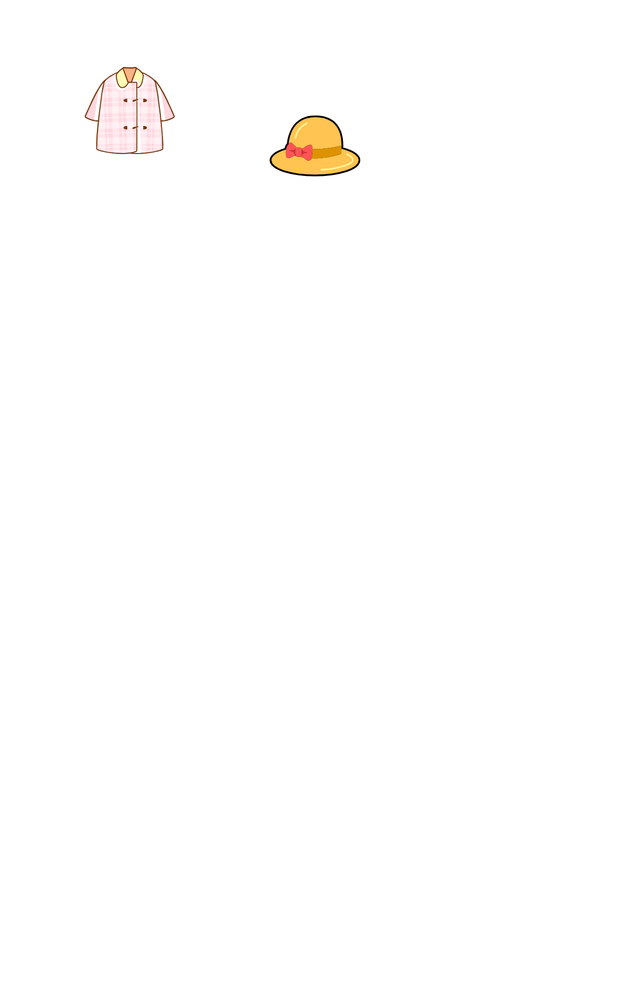
#> input picture train/test.png, 629 x 1000 px, shrunk from 1212 x 1928 before the run, found by its file name
$ python train_test.py
#> lines starting #> are read from the running program, lines starting #| are printed output that depends on the picture; after the words box and inside, x2 and y2 are one past the last pixel; in counts of white or black regions, pixels touching at a corner belong together
import cv2
import time
from functools  import wraps

from PIL import Image

def timefn(fn):
    @wraps(fn)
    def get_diff_time(*args,**kwargs):
        t1 = time.time()
        result = fn(*args,**kwargs)
        t2 = time.time()
        print(f'@timefn: {fn.__name__} took {t2 - t1: .5f} s')
        return result

    return get_diff_time

@timefn
def get_test():
    image = cv2.imread(r'E:\GitHub\Dnfpy\train\test.png')
#> image is the input picture: shape (1000, 629, 3); mean B, G, R 253.5, 254.1, 254.7
    faceCascade = cv2.CascadeClassifier(r'E:\GitHub\Dnfpy\train\s1\cascade.xml')

    gray = cv2.cvtColor(image, cv2.COLOR_BGR2GRAY)
    faces = faceCascade.detectMultiScale(gray, scaleFactor = 1.15, minNeighbors = 10,minSize =(30,30))
#> faces = [[83, 66, 63, 63]]

    print(faces)
#| [[83 66 63 63]]
    print("find{0}".format(len(faces)))
#| find1

    for (x,y,w,h) in faces:
        cv2.rectangle(image, (x,y), (x+w,y+w), (0,255,0), 2)
#> this loop made 1 pass
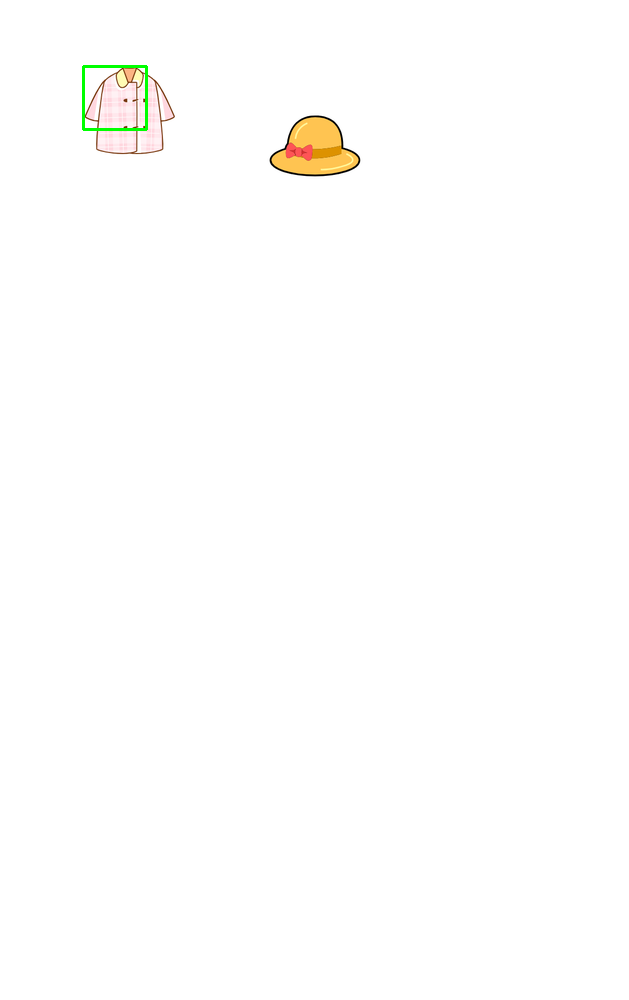
#> image: shape (1000, 629, 3); 0.12% of pixels changed, all inside (x1, y1, x2, y2) = (82, 65, 148, 131)
    cv2.imshow('dect',image)
    cv2.waitKey(0)
    cv2.destroyAllWindows()

get_test()
